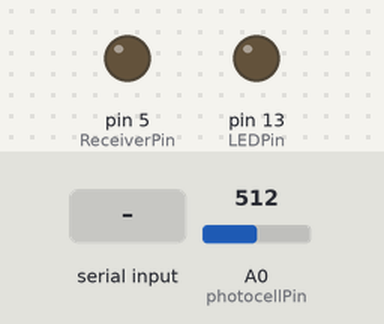
Recording of a sketch running on a simulated Arduino Uno, built with avr-gcc and run on an emulated ATmega328P. Shown: output pins drawn as LEDs (lit = HIGH). Dashed ring = blinking. Inputs (shaded band) come from the test bench; at power-on: A0 (photocellPin) = 512. Random numbers use the default seed unless the sketch sets one; what the sketch prints to the serial monitor is not drawn.

Above: at 1.2 s.
1.3 s: "90,45,200\n" received over Serial
2.8 s: "30,150,10\n" received over Serial
4.3 s: "90,45\n" received over Serial
At 6.3 s:
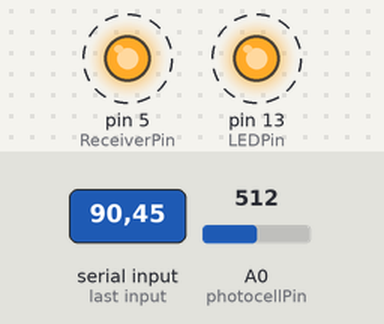
Timing chart, 0 to 13.3 s (numbered marks = the images above; inputs shaded):
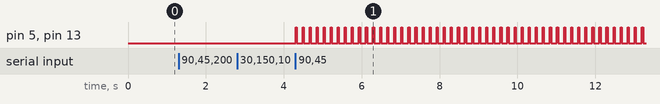

The sketch:

LED_Lighting_Program.ino
```cpp
//LED Lighting Program

int LEDPin = 13;                  // LED connected to digital pin 13
int ReceiverPin = 5;                   // LED Receiving for Voltage Recording
long randOff = 0;                 // Initialize a variable for the OFF time
float lowBound;   //float can have decimals
float highBound;
float lightOn;
int Initialize = 0;
char junk = ' ';
int LEDTotal;
int LED_Counter = 1;

int photocellPin = 0;   //photocell initializing
int photocellReading;
float voltageON;
float voltageOFF;


void setup()                      // run once, when the sketch starts
{
 randomSeed (analogRead (0));    // randomize
 pinMode(LEDPin, OUTPUT);        // sets the digital pin as output
 pinMode(ReceiverPin, OUTPUT);
 Serial.begin(9600);
 Serial.println("Welcome, Let's begin");
 Serial.println("");
 Serial.flush();
}

void loop()                       // run over and over again
{

     if (Initialize == 0)
     {
       Serial.println("Enter lower bound of delay duration for light (msec)");

       while (Serial.available() == 0 );
       {
       lowBound = Serial.parseFloat();
       Serial.print("Lower bound is set at "); Serial.println(lowBound, DEC);

       while (Serial.available() > 0)
       {junk = Serial.read();}
       }

       Serial.println("Enter upper bound of delay duration for light (msec)");

       while (Serial.available() == 0);
       {
       highBound = Serial.parseFloat();
       Serial.print("Upper bound is set at "); Serial.println(highBound, DEC);

       while (Serial.available() > 0)
       {junk = Serial.read();}
       }

       Serial.println("Enter duration of light pulse (msec)");

       while (Serial.available() == 0);
       {
       lightOn = Serial.parseFloat();
       Serial.print("Light duration is set at "); Serial.println(lightOn, DEC);

       while (Serial.available() > 0)
       {junk = Serial.read();}
       }

       Serial.println("How many times do you want the LED to turn on (Integer)");

       while (Serial.available() == 0);
       {
        LEDTotal = Serial.parseInt();
        Serial.print("LED will turn on a total of "); Serial.print(LEDTotal); Serial.println(" times");

       while (Serial.available() > 0)
       {junk = Serial.read();}
       }

       Serial.println("Enter 'a' to start");

       while (Serial.available() == 0);
       {
        Serial.println("Running...");
        Initialize = Initialize + 1;
       }

     }

     if (Initialize == 1)
     {
             randOff = random (lowBound, highBound);    // generate OFF time between 2 and 5 seconds

             digitalWrite(LEDPin, HIGH);   // sets the LED on
             digitalWrite(ReceiverPin, HIGH);
             photocellReading = analogRead(photocellPin);  //recording photocell raw number
             voltageON = photocellReading * (5.0 / 1023.0);  //converting raw number to voltage
             delay(lightOn);                    // waits for 30ms
             digitalWrite(LEDPin, LOW);    // sets the LED off
             digitalWrite( ReceiverPin, LOW);
             photocellReading = analogRead(photocellPin);
             voltageOFF = photocellReading * (5.0 / 1023.0);
             Serial.print("The LED has flashed "); Serial.print(LED_Counter); Serial.print(" times"); Serial.print("|| VoltageON = "); Serial.print(voltageON, DEC); Serial.print("|| VoltageOFF = "); Serial.print(voltageOFF, DEC); Serial.print(" ||Duration of pitch and delay "); Serial.print(lightOn); Serial.print(","); Serial.println(randOff);
             delay(randOff);               // waits for a random time while OFF


             LED_Counter = LED_Counter + 1;

             if (LED_Counter == LEDTotal + 1)  //need to add 1 to LEDTotal because LED_Counter is initialized at 1
             {
              delay(50);
              Serial.println("Program has ended");
              delay(50);
              exit(0);
             }
      }


}
```

Measured:
- after the input at 1.3 s, every drawn part: stays the same
- after the input at 2.8 s, every drawn part: stays the same
- after the input at 4.3 s, pin 5 (ReceiverPin), pin 13 (LEDPin): alternates HIGH for 0.03 s and LOW for 0.15 s, starting at once
